Frame 1 (no input): blank canvas, image omitted
Frame 60 (the mouse pressed at the canvas centre just before this capture): blank canvas, image omitted
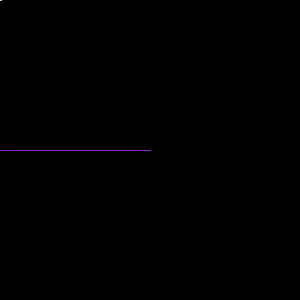
Frame 120 (the mouse held since frame 60 and released just before this capture)

The Processing sketch whose frames 1 and 60 were blank and that drew this single picture after the mouse press (run headless with seeded random() and noise(); from frame 60 on, the mouse is pressed at the canvas centre):

// Processing sketch: processing_24946
// ── processing_24946.pde

float x = 1.0;
float c=255;
float c1=255;
float c2=255;

void setup(){
  size (300,300);
  strokeWeight (.5);
  smooth ();
  background(0);
   
}
void draw (){
  stroke (c,c1,c2, 20);

  line( x,mouseX, mouseX, mouseY);
}

void mousePressed()
{
  x=0;
  c=random(255);
  c1=random(255);
  c2=random(255);
}

void keyPressed()
{
  background(0);
}
     
                                                                
